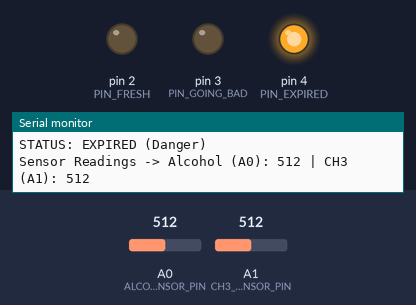
A sketch run on a simulated Arduino Uno, built with avr-gcc and run on an emulated ATmega328P. Shown: output pins drawn as LEDs (lit = HIGH), the last lines printed to the serial monitor. The test bench sets the inputs (shaded band); at power-on: A0 (ALCOHOL_SENSOR_PIN) = 512, A1 (CH3_SENSOR_PIN) = 512.

Above: at 6.2 s.
6.3 s: A0 (ALCOHOL_SENSOR_PIN) set to 490
At 7.6 s:
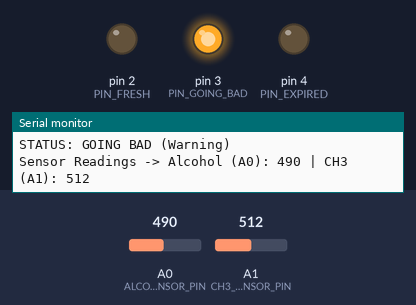
7.9 s: A1 (CH3_SENSOR_PIN) set to 591
9.4 s: A1 (CH3_SENSOR_PIN) set to 614
At 10.8 s:
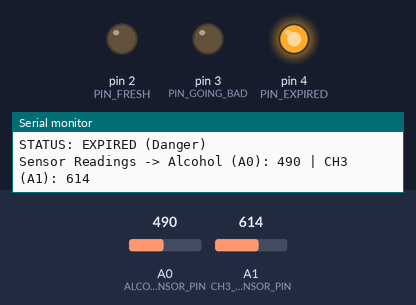
12.4 s: A1 (CH3_SENSOR_PIN) set to 590
At 13.6 s:
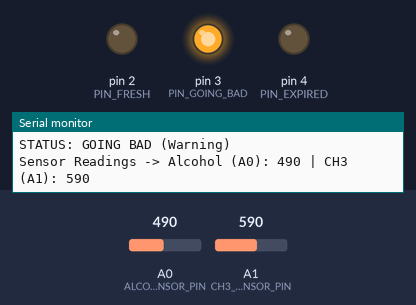
15.4 s: A0 (ALCOHOL_SENSOR_PIN) set to 510
At 16.8 s:
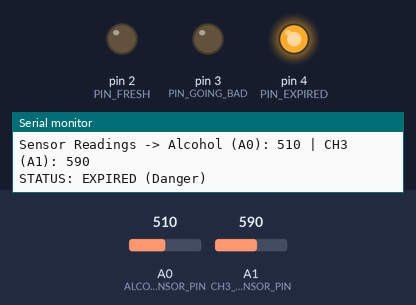
18.4 s: A0 (ALCOHOL_SENSOR_PIN) set to 390
At 19.6 s:
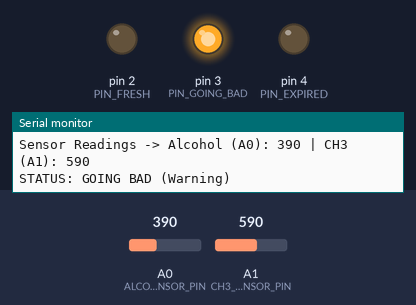
Timing chart, 0 to 20.9 s (numbered marks = the images above; inputs shaded):
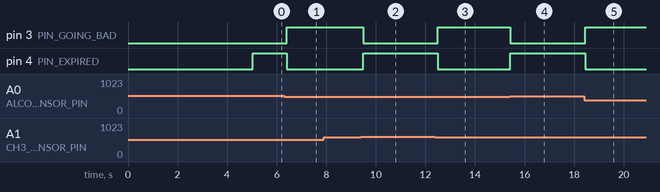

The sketch:

SFES-Origin.ino
```cpp
//ArduinoSide.ino

#include <ArduinoJson.h>
#include <SoftwareSerial.h>

unsigned long time = 0;
const int PIN_FRESH     = 2;
const int PIN_GOING_BAD = 3;
const int PIN_EXPIRED   = 4;
const int statusPins[] = {PIN_FRESH, PIN_GOING_BAD, PIN_EXPIRED};
const int NUM_STATUS_PINS = 3;

const int ALCOHOL_SENSOR_PIN = A0;
const int CH3_SENSOR_PIN     = A1;

const int THRESHOLD_BAD         = 160;
const int THRESHOLD_EXPIRED     = 500;
const int CH3_THRESHOLD_BAD     = 400;
const int CH3_THRESHOLD_EXPIRED = 600;
const int SENSOR_READ_DELAY     = 100;

SoftwareSerial NodeMCU(5, 6);

int currentFoodStatus = 0;

int determineFoodStatus() {
  int alcoholReading = analogRead(ALCOHOL_SENSOR_PIN);
  int ch3Reading = analogRead(CH3_SENSOR_PIN);

  Serial.print("Sensor Readings -> Alcohol (A0): ");
  Serial.print(alcoholReading);
  Serial.print(" | CH3 (A1): ");
  Serial.println(ch3Reading);

  int status = 0;

  if (alcoholReading >= THRESHOLD_EXPIRED || ch3Reading >= CH3_THRESHOLD_EXPIRED) {
    status = 2;
  }
  else if (alcoholReading >= THRESHOLD_BAD || ch3Reading >= CH3_THRESHOLD_BAD) {
    status = 1;
  }

  return status;
}

void turnOffStatusLeds() {
  for (int i = 0; i < NUM_STATUS_PINS; i++) {
    digitalWrite(statusPins[i], LOW);
  }
}

void updateStatusDisplay() {
  turnOffStatusLeds(); // Start clean

  switch (currentFoodStatus) {
    case 0: // FRESH (Green)
      digitalWrite(PIN_FRESH, HIGH);
      Serial.println("STATUS: FRESH");
      break;
    case 1: // GOING BAD (Blue)
      digitalWrite(PIN_GOING_BAD, HIGH);
      Serial.println("STATUS: GOING BAD (Warning)");
      break;
    case 2: // EXPIRED (Red)
      digitalWrite(PIN_EXPIRED, HIGH);
      Serial.println("STATUS: EXPIRED (Danger)");
      break;
    default:
      // Handle error state (e.g., all pins blink briefly)
      digitalWrite(PIN_EXPIRED, HIGH);
      delay(50);
      digitalWrite(PIN_EXPIRED, LOW);
      break;
  }
}

void setup()
{
  Serial.begin(9600);

  NodeMCU.begin(9600);

  const int dell = 5000;
  digitalWrite(PIN_FRESH, HIGH);
  digitalWrite(PIN_GOING_BAD, HIGH);
  digitalWrite(PIN_EXPIRED, HIGH);
  delay(dell);
  digitalWrite(PIN_FRESH, LOW);
  digitalWrite(PIN_EXPIRED, LOW);
  digitalWrite(PIN_GOING_BAD, LOW);

  Serial.println("Food Status Indicator Initialized.");

  // Set Status Pins as OUTPUTs
  for (int i = 0; i < NUM_STATUS_PINS; i++) {
    pinMode(statusPins[i], OUTPUT);
  }

  // Set Analog Pins as INPUTs (Default, but good practice)
  pinMode(ALCOHOL_SENSOR_PIN, INPUT);
  pinMode(CH3_SENSOR_PIN, INPUT);

  // Initial status check
  currentFoodStatus = determineFoodStatus();
  updateStatusDisplay();
}

void loop()
{
  // Read the current status from ze sensors
  currentFoodStatus = determineFoodStatus();

  updateStatusDisplay();

  //Sending Data to ze NodeMCU
  if (millis() - time >= 15000)
  {
    JsonDocument JsonBuff;
    JsonObject Data = JsonBuff.add<JsonObject>();
    time = millis();
    Data["A1_Stats"] = currentFoodStatus;
    if(serializeJson(Data, NodeMCU))
    {
      Serial.println("Data being written to NodeMCU");
      Serial.println("Json Buffer:\n");
      serializeJsonPretty(Data, Serial);
      Serial.println("\n");
      JsonBuff.clear();
    }
  }

  delay(SENSOR_READ_DELAY);
}
```

Measured:
- the behaviour switches between 500 and 499 on A0 (ALCOHOL_SENSOR_PIN) (found by bisection; images 0 and 1)
- the behaviour switches between 599 and 600 on A1 (CH3_SENSOR_PIN) (found by bisection; images 1 and 2)
- after the input at 6.3 s, pin 3 (PIN_GOING_BAD): LOW → HIGH after 0.10 s; pin 4 (PIN_EXPIRED): HIGH → LOW after 0.10 s
- after the input at 9.4 s, pin 3 (PIN_GOING_BAD): HIGH → LOW after 0.09 s; pin 4 (PIN_EXPIRED): LOW → HIGH after 0.09 s
- after the input at 12.4 s, pin 3 (PIN_GOING_BAD): LOW → HIGH after 0.10 s; pin 4 (PIN_EXPIRED): HIGH → LOW after 0.10 s
- after the input at 15.4 s, pin 3 (PIN_GOING_BAD): HIGH → LOW at once; pin 4 (PIN_EXPIRED): LOW → HIGH at once
- after the input at 18.4 s, pin 3 (PIN_GOING_BAD): LOW → HIGH at once; pin 4 (PIN_EXPIRED): HIGH → LOW at once
